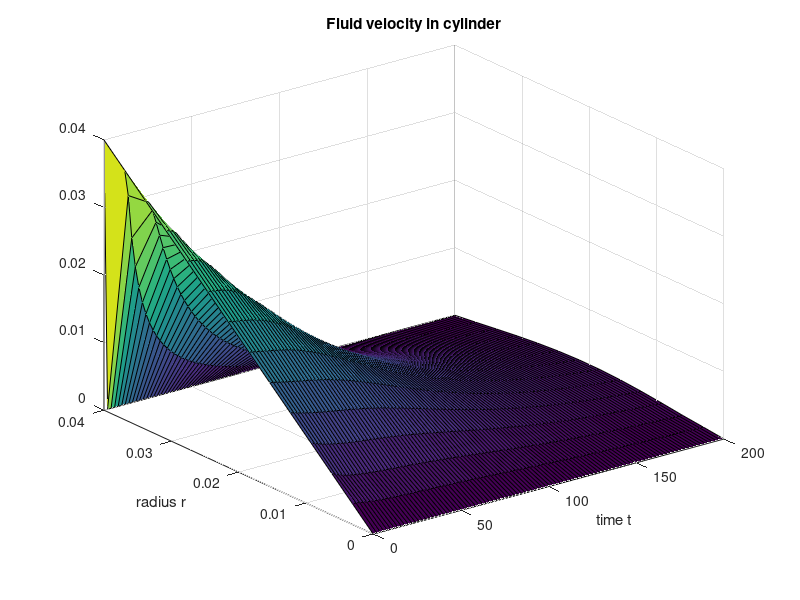

Reproduce this figure in MATLAB.
% Task 1 Project 
% Florentin GOYENS and David WEICKER
% Solves the problem with 1D approximation in space variables
%
clear all;
close all;

% Parameters
nu = 1e-6;
omega = 1;
% Space grid
Nx = 12; 
R = 0.04;
hx = R/(Nx+1);
r = linspace(hx,R-hx,Nx)';
% Time grid
Nt = 100; 
Tend = 200;
T0 = 0;
ht = (Tend-T0)/(Nt-1);
t = linspace(T0,Tend,Nt)';


U = zeros(Nx,Nt);
U(:,1) = omega*r;

e = ones(Nx,1);
a =  nu*(1/hx - 1./r).*e/hx;
b = -nu*(2/(hx*hx) + 1./(r.*r)).*e;display(b);
c =  nu*(1/hx + 1./r).*e/hx;
A = spdiags([a b c],[-1 0 1],Nx,Nx);
I = speye(Nx,Nx);
jacobien = det(A)
%
% first step 
%

% Euler explicit
% U(:,2) = U(:,1) + ht*(A*U(:,1) + [zeros(Nx-1,1); nu*R*(1/r(end) + 1/hx)/hx]);
% Crank-Nicolson
U(:,2) = (I - 0.5*ht*A)\((I+0.5*ht*A)*U(:,1)+[zeros(Nx-1,1); nu*R*(1/r(end) + 1/hx)/hx]);

%
% following steps
%
for i = 3:Nt
    % Euler explicit
    %     U(:,i) = U(:,i-1) + ht*A*U(:,i-1); % stable ?
    
    % Crank-Nicolsons
    U(:,i) = (I - 0.5*ht*A)\((I+0.5*ht*A)*U(:,i-1));                                
end

% BC application
U = [zeros(1,Nt); 
    U; 
    omega*R, zeros(1,Nt-1)];
r = [0; r; R];
% now length(r) = Nx + 2 and size(U) = (Nx+2)xNt

figure();
axis equal;
surf(t,r,U); ylabel('radius r'); xlabel('time t'); 
title('Fluid velocity in cylinder');
